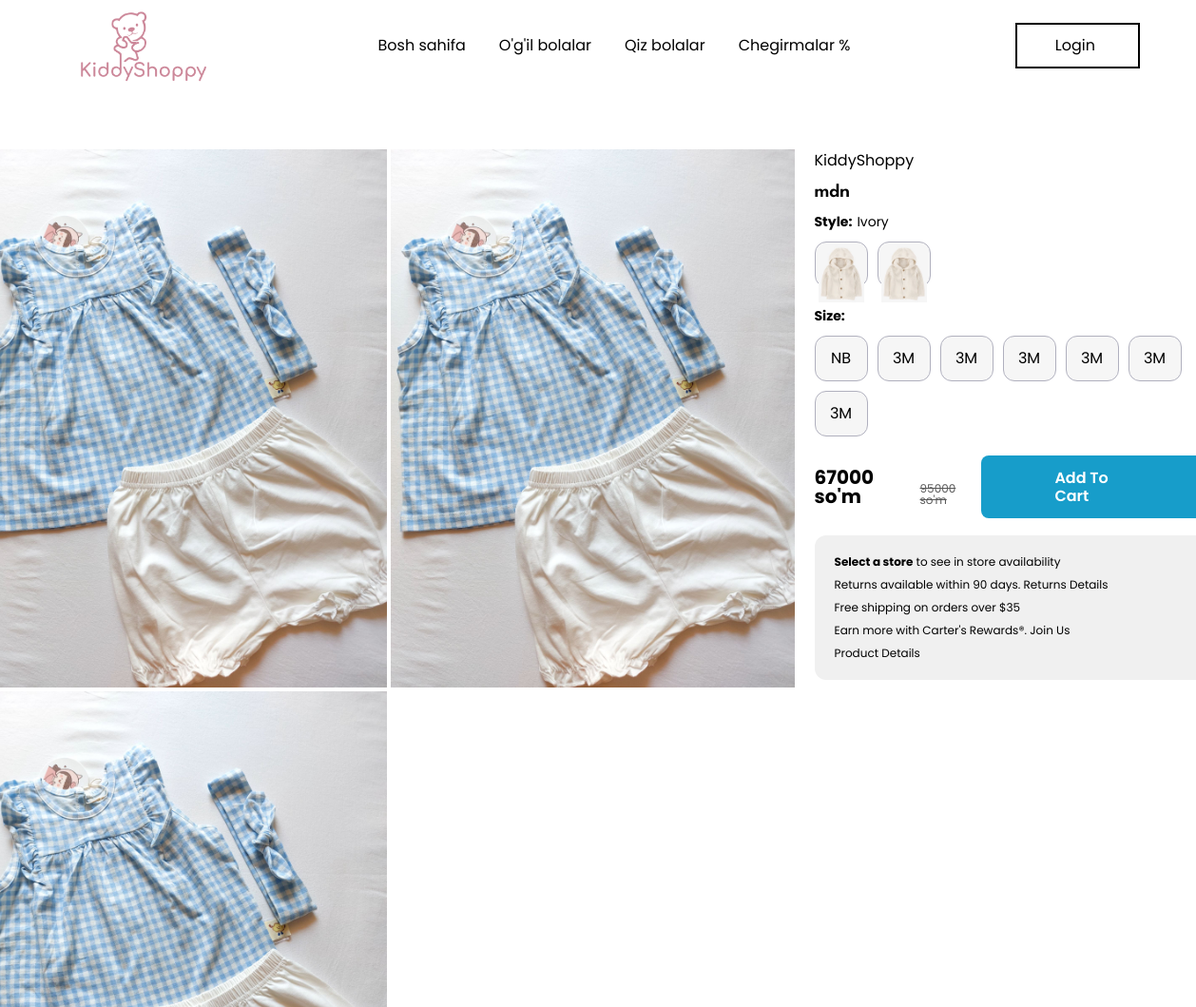
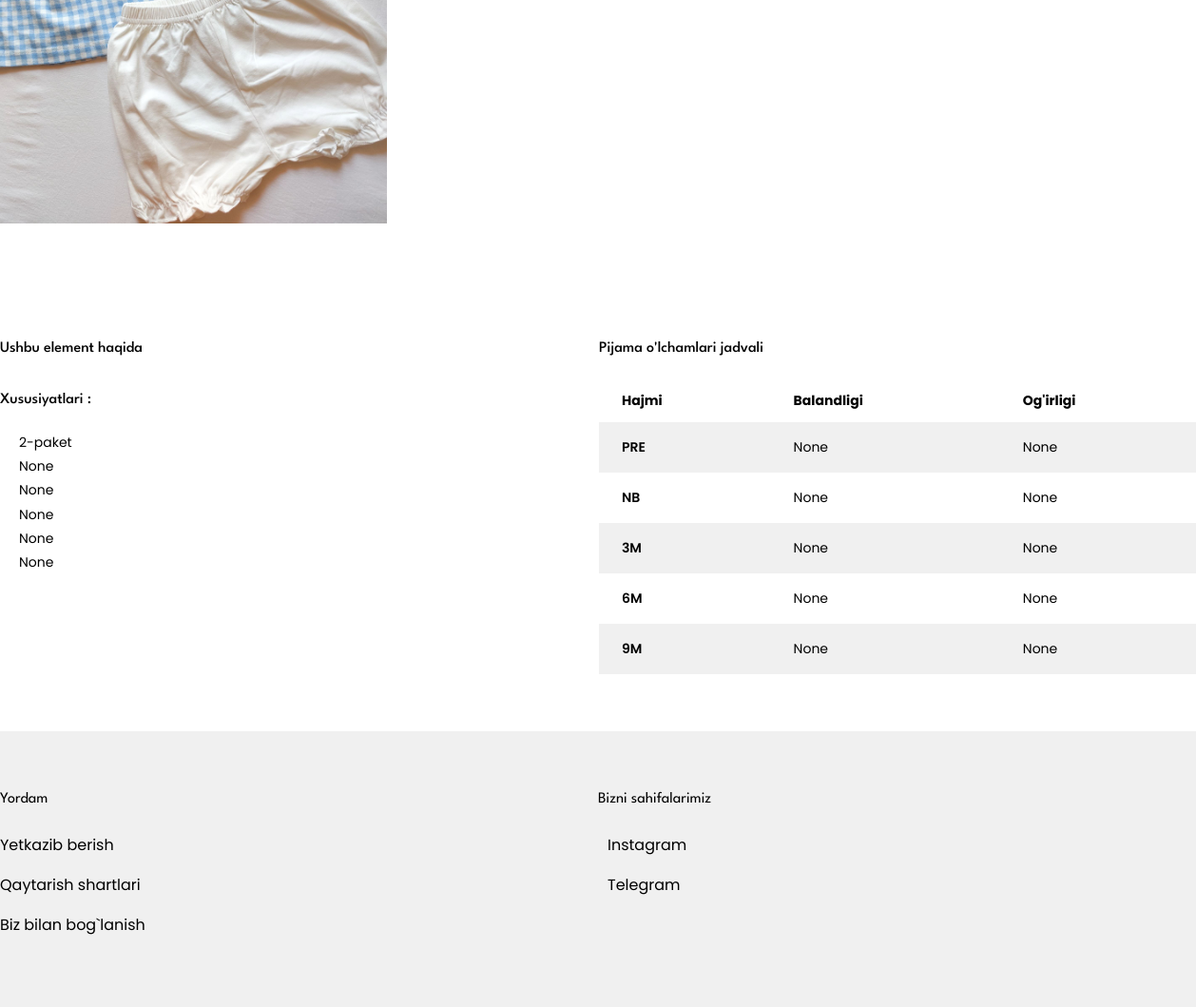
The page /detail/29/ on the database its author committed (2 pictures, top to bottom).
### base/models.py (models this page shows, shortened)
class Main_Kiyim(models.Model):
    YOSH_CHOICES = [
        ('1', '1 oylik'),
        ('2', '2 oylik'),
        ('3', '3 oylik'),
        ('4', '4 oylik'),
        ('5', '5 oylik'),
        ('6', '6 oylik'),
        ('7', '7 oylik'),
        ('8', '8 oylik'),
        ('9', '9 oylik'),
    ]
    yoshi = models.CharField(
        max_length=2,
        choices=YOSH_CHOICES,
        blank=True,
        null=True,
        verbose_name="Bolalar yoshi"
    )
    GENDER_CHOICES = [
        ('qiz', 'Qiz bola'),
        ('ogil', 'O‘g‘il bola'),
    ]
    jinsi = models.CharField(
        max_length=5,
        choices=GENDER_CHOICES,
        default='qiz',
        verbose_name="Jinsi",
        help_text="Qiz bola yoki o‘g‘il bola uchun"
    )
    pre_balandligi = models.CharField("PRE balandligi", max_length=50, blank=True, null=True)
    pre_kilogrami = models.CharField("PRE kilogrami", max_length=50, blank=True, null=True)
    nb_balandligi = models.CharField("NB balandligi", max_length=50, blank=True, null=True)
    nb_kilogrami = models.CharField("NB kilogrami", max_length=50, blank=True, null=True)
    m3_balandligi = models.CharField("3M balandligi", max_length=50, blank=True, null=True)
    m3_kilogrami = models.CharField("3M kilogrami", max_length=50, blank=True, null=True)
    m6_balandligi = models.CharField("6M balandligi", max_length=50, blank=True, null=True)
    m6_kilogrami = models.CharField("6M kilogrami", max_length=50, blank=True, null=True)
    m9_balandligi = models.CharField("9M balandligi", max_length=50, blank=True, null=True)
    m9_kilogrami = models.CharField("9M kilogrami", max_length=50, blank=True, null=True)
    main_img = models.ImageField(upload_to='kiyimlar/', blank=True, null=True)
    birinchi_img = models.ImageField(upload_to='kiyimlar/', blank=True, null=True)
    ikkinchi_img = models.ImageField(upload_to='kiyimlar/', blank=True, null=True)
    tavsifi = models.CharField(max_length=100)
    narhi = models.PositiveIntegerField()
    skidkasi = models.PositiveIntegerField(
    blank=True,
    null=True,
    verbose_name="Chegirma (%)",
    help_text="Chegirma foizi, agar yo'q bo‘lsa bo‘sh qoldiring"
    )
    balandligi = models.CharField(max_length=200, null=True, blank=True)
    kilogrami = models.CharField(max_length=50, null=True, blank=True)
    kiyim_haqida = models.TextField(null=True, blank=True)
    birinchi_xususiyati = models.CharField(max_length=50, null=True, blank=True)
    ikkinchi_xususiyati = models.CharField(max_length=50, null=True, blank=True)
    uchunchi_xususiyati = models.CharField(max_length=50, null=True, blank=True)
    tortinchi_xususiyati = models.CharField(max_length=50, null=True, blank=True)
    beshinchi_xususiyati = models.CharField(max_length=50, null=True, blank=True)
    oltinchi_xususiyati = models.CharField(max_length=50, null=True, blank=True)
    class Meta:
        verbose_name = "Asosiy kiyim"
        verbose_name_plural = "Asosiy kiyimlar"
        ordering = ['-id']

### base/views.py (the view)
# urls.py: path("detail/<int:detail_id>/", detail_clothes, name="detail"),
def detail_clothes(request, detail_id):  # <--- BU YER TO‘G‘RILANDI
    kiyim = get_object_or_404(Main_Kiyim, id=detail_id)
    return render(request, "detail.html", {"kiyim": kiyim})

### base/templates/detail.html (shortened to what this page needs)
{% extends "base.html" %}
{% load static %}
{% block content %}
<body>
    <div class="products">
        <div class="product_left">
            <img src="{{ kiyim.main_img.url }}" alt="product-img" width="425" height="533">
            <img src="{{ kiyim.birinchi_img.url }}" alt="product-img" width="425" height="533">
            <img src="{{ kiyim.ikkinchi_img.url }}" alt="product-img" width="425" height="533">
        </div>
        <div class="product_right">
            <div class="product_right_info">
                <a class="logo" href="/">KiddyShoppy</a>
                <h3>{{ kiyim.tavsifi }}</h3>
                <div class="style">
                    <div class="style_title">
                        <h5>Style:</h5>
                        <p>Ivory</p>
                    </div>
                    <div class="style-variants">
                        <div class="variant-1">
                            <img src="/static/img/style_variants.avif" alt="ivory" width="48" height="40">
                        </div>
                        <div class="variants-2">
                            <img src="/static/img/style_variants.avif" alt="ivory" width="48" height="40">
                        </div>
                    </div>
                </div>
                <div class="size">
                    <h5>Size:</h5>
                    <div class="size-variants">
                        <div class="size-variants-examples">
                            <p>NB</p>
                        </div>
                        <div class="size-variants-examples">
                            <p>3M</p>
                        </div>
                        <div class="size-variants-examples">
                            <p>3M</p>
                        </div>
                        <div class="size-variants-examples">
                            <p>3M</p>
                        </div>
                        <div class="size-variants-examples">
                            <p>3M</p>
                        </div>
                        <div class="size-variants-examples">
                            <p>3M</p>
                        </div>
                        <div class="size-variants-examples">
                            <p>3M</p>
                        </div>
                    </div>
                </div>
                <div class="add_cart">
                    <div class="add_cart_price">
                        <h6>{{ kiyim.narhi }} so'm</h6>
                        <p>{{ kiyim.skidkasi }} so'm</p>
                    </div>
                    <a href="#">add to cart</a>
                </div>
                <div class="info">
                    <p> <a class="store" href="#">Select a store</a> to see in store
                        availability</p>
                    <p> Returns available within 90 days. <a href="#">Returns
                            Details</a></p>
                    <p> Free shipping on orders over $35</p>
                    <p> Earn more with Carter's Rewards®. <a href="#">Join Us</a></p>
                    <p> <a href="#">Product Details</a></p>
                </div>
            </div>
        </div>
    </div>
    <div class="details">
        <div class="details-left">
            <h3>Ushbu element haqida</h3>
            <h3>Xususiyatlari :</h3>
            <ul>
                <li>2-paket</li>
                <li>{{ kiyim.birinchi_xususiyati }}
                </li>
                <li>{{ kiyim.ikkinchi_xususiyati }}</li>
                <li>{{ kiyim.uchunchi_xususiyati }}</li>
                <li>{{ kiyim.tortinchi_xususiyati }}</li>
                <li>{{ kiyim.beshinchi_xususiyati }}</li>
            </ul>
        </div>
        <div class="details-right">
            <h3>Pijama o'lchamlari jadvali</h3>
            <table>
                <thead>
                    <tr>
                        <th>Hajmi</th>
                        <th>Balandligi</th>
                        <th>Og'irligi</th>
                    </tr>
                </thead>
                <tbody>
                    <tr>
                        <td>PRE</td>
                        <td>{{ kiyim.pre_balandligi }}</td>
                        <td>{{ kiyim.pre_kilogrami }}</td>
                    </tr>
                    <tr>
                        <td>NB</td>
                        <td>{{ kiyim.nb_balandligi }}</td>
                        <td>{{ kiyim.nb_balandligi }}</td>
                    </tr>
                    <tr>
                        <td>3M</td>
                        <td>{{ kiyim.nb_balandligi }}</td>
                        <td>{{ kiyim.nb_balandligi }}</td>
                    </tr>
                    <tr>
                        <td>6M</td>
                        <td>{{ kiyim.m3_balandligi }}</td>
                        <td>{{ kiyim.m3_balandligi }}</td>
                    </tr>
                    <tr>
                        <td>9M</td>
                        <td>{{ kiyim.m9_balandligi }}</td>
                        <td>{{ kiyim.m9_kilogrami }}</td>
                    </tr>
                </tbody>
            </table>
        </div>
    </div>
</body>
{% endblock %}

### base/templates/navigation.html (style rules this page uses)
a { display: inline-block; text-decoration: none; color: #000; }

### base/templates/detail.html (style rules this page uses)
* { margin: 0; padding: 0; box-sizing: border-box; }
body { font-family: "Poppins", serif; }
h1, h2, h3, h4 { font-family: "League Spartan", serif; }
.products { padding-block: 60px; display: flex; justify-content: center; }
.product_left { display: grid; grid-gap: 4px; grid-template-columns: repeat(auto-fit, minmax(calc(50% - 4px), 1fr)); min-width: 855px; margin-right: 20px; }
.product_right_info { position: sticky; top: 0; width: 420px; }
.logo { color: #000; }
.product_right_info h3 { font-size: 20px; font-weight: 600; line-height: 1.3; margin-block: 8px; }
.style_title { display: flex; }
.style-variants, .size-variants { margin-block: 10px; }
.product_right_info h5 { font-size: 14px; font-weight: 700; line-height: 1.5; margin-right: 5px; }
.style_title p { font-size: 14px; line-height: 1.5; }
.style-variants { display: flex; flex-wrap: wrap; }
.style-variants div { cursor: pointer; width: 56px; height: 48px; background-color: #f6f6f6; padding: 3px; border: 1px solid #b0b0be; border-radius: 12px; margin: 0 10px 10px 0; }
.style-variants div img { object-fit: contain; object-position: 50%; }
.size-variants { display: flex; flex-wrap: wrap; width: 419px; }
.size-variants-examples { cursor: pointer; margin: 0 10px 10px 0; width: 56px; height: 48px; background-color: #f6f6f6; padding: 3px; border: 1px solid #b0b0be; border-radius: 12px; display: flex; align-items: center; justify-content: center; }
.add_cart { display: flex; align-items: center; justify-content: space-between; }
.add_cart_price { display: flex; align-items: flex-end; }
.add_cart_price h6 { font-size: 20px; font-weight: 700; line-height: 1; }
.add_cart_price p { font-size: 12px; line-height: 1; color: #5b5b5b; text-decoration: line-through; margin-left: 2px; }
.add_cart a { text-decoration: none; text-transform: capitalize; font-weight: 600; line-height: 1.2; border-radius: 8px; background-color: #179dca; color: #fff; padding: 14px 77px; display: inline-block; }
.info { background-color: #f0f0f0; padding: 16px; border-radius: 12px; margin-top: 18px; }
.info p { font-size: 12px; line-height: 2; }
.info a { color: #000; }
.store { font-weight: 700; text-decoration: none; }
.details { padding: 60px 0; display: flex; justify-content: center; }
.details h3 { font-weight: 500; margin-bottom: 20px; }
.details-left { padding-right: 30px; width: 648px; }
.details-left ul { font-size: 14px; line-height: 1.8; margin-left: 20px; }
.details-right { width: 647px; }
table { width: 100%; border-collapse: collapse; text-align: left; }
thead tr th { padding: 12px 24px; font-size: 14px; font-weight: 700; }
tbody tr:nth-child(odd) { background-color: #f0f0f0; }
tbody tr td { font-size: 14px; padding: 16px 24px; }
tbody tr td:first-child { font-weight: 600; }

### rows shown on the page
Main_Kiyim: main_img (picture), birinchi_img (picture), ikkinchi_img (picture), tavsifi "mdn", narhi "67000", skidkasi "95000", birinchi_xususiyati "None", ikkinchi_xususiyati "None", uchunchi_xususiyati "None", tortinchi_xususiyati "None", beshinchi_xususiyati "None", pre_balandligi "None", pre_kilogrami "None", nb_balandligi "None", m3_balandligi "None", m9_balandligi "None", m9_kilogrami "None"
